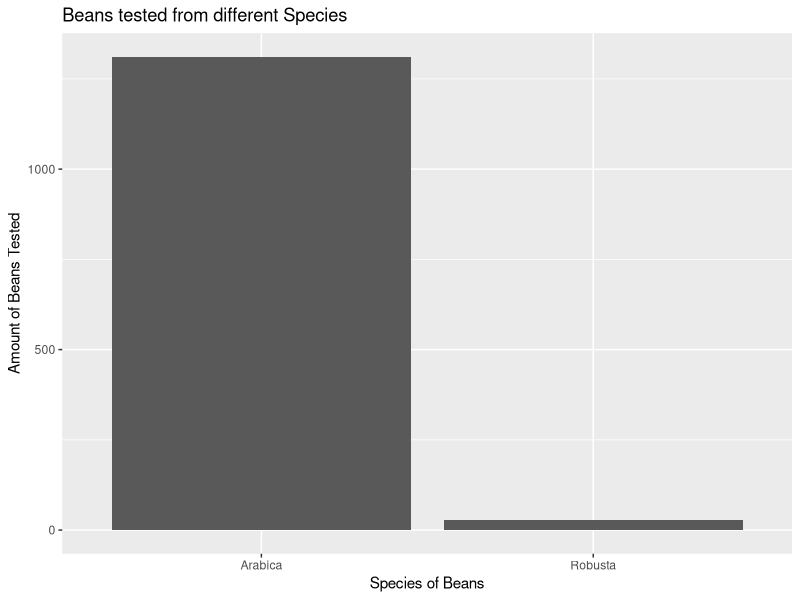
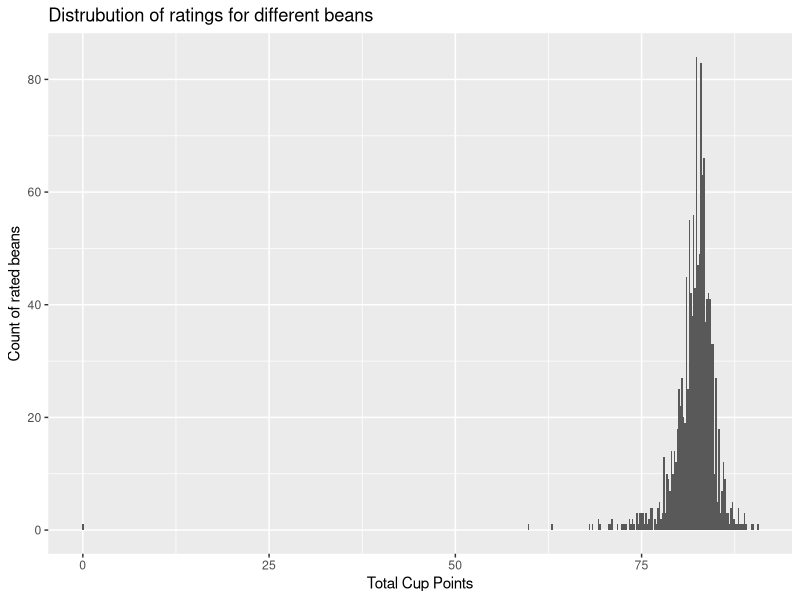
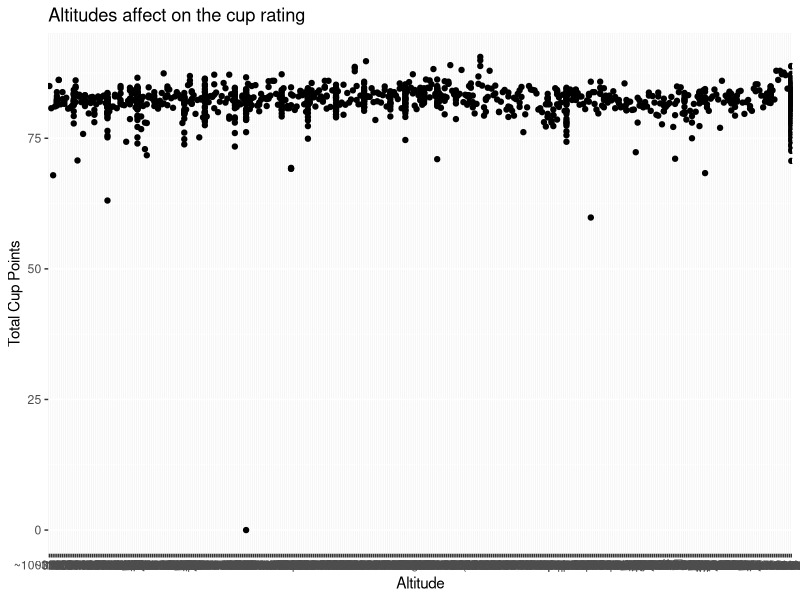
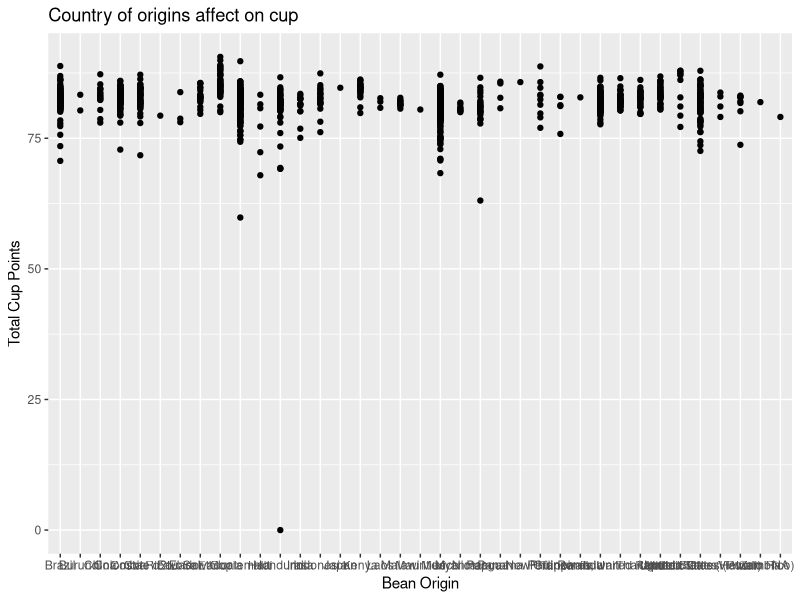
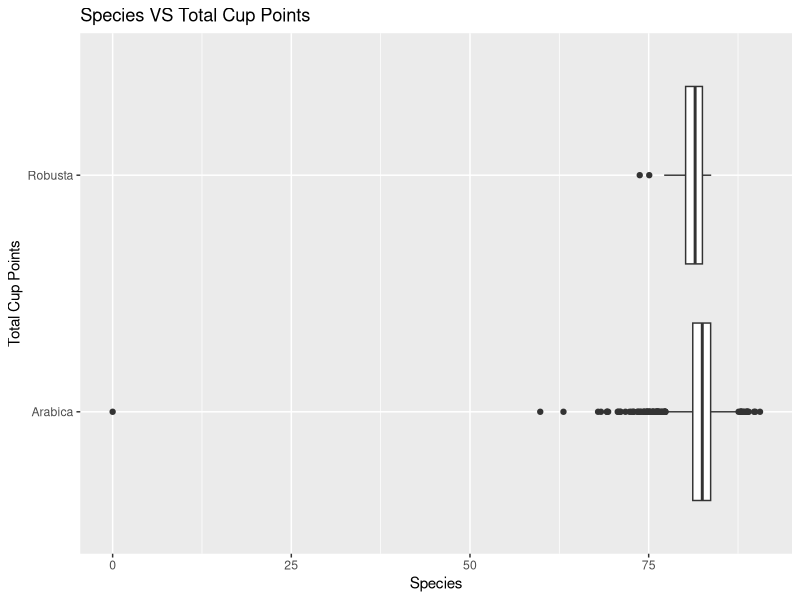

The R script that drew these images, in order:
## ---- chunk 1
library(ggplot2)
coffee<-read.csv("coffee.csv")
head(coffee)
## ---- chunk 2
ggplot(data = coffee, mapping = aes(x = species))+
  geom_bar() + xlab("Species of Beans")+ ylab("Amount of Beans Tested")+ggtitle("Beans tested from different Species")

## ---- chunk 3
ggplot(coffee) +
geom_histogram(mapping = aes(x = total_cup_points), binwidth = 0.2)+ xlab("Total Cup Points")+ ylab("Count of rated beans") + ggtitle("Distrubution of ratings for different beans")
## ---- chunk 4
ggplot(data = coffee, aes(x = altitude, y = total_cup_points)) +
  geom_point()+ xlab("Altitude")+ ylab("Total Cup Points")+ggtitle("Altitudes affect on the cup rating")
## ---- chunk 5
ggplot(data = coffee, aes(x = country_of_origin , y = total_cup_points)) +
  geom_point() + xlab("Bean Origin")+ ylab("Total Cup Points")+ggtitle("Country of origins affect on cup")
## ---- chunk 6
ggplot(data = coffee, aes(x = species , y = total_cup_points)) +
  geom_boxplot()+coord_flip()+ xlab("Total Cup Points")+ ylab("Species")+ggtitle("Species VS Total Cup Points")
